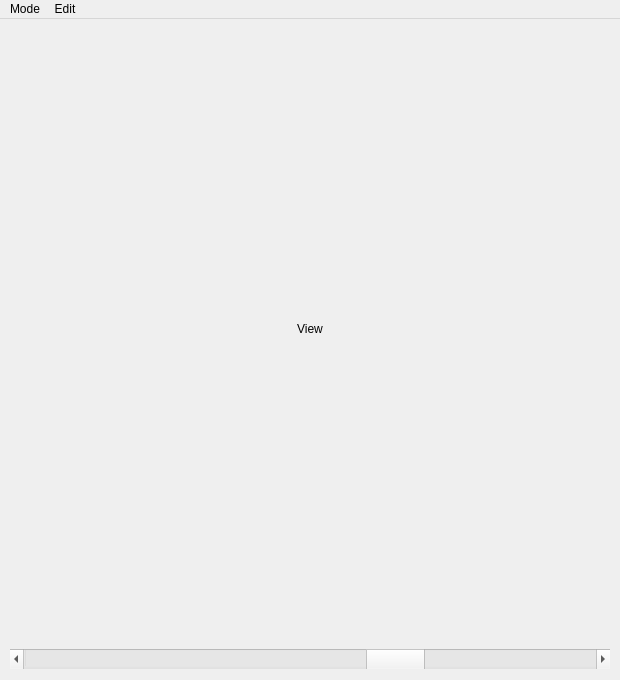
<?xml version="1.0" encoding="UTF-8"?>
<ui version="4.0">
 <class>ObjectTrajectory</class>
 <widget class="QMainWindow" name="ObjectTrajectory">
  <property name="geometry">
   <rect>
    <x>0</x>
    <y>0</y>
    <width>620</width>
    <height>680</height>
   </rect>
  </property>
  <property name="minimumSize">
   <size>
    <width>620</width>
    <height>680</height>
   </size>
  </property>
  <property name="maximumSize">
   <size>
    <width>620</width>
    <height>680</height>
   </size>
  </property>
  <property name="windowTitle">
   <string>Object Trajectory</string>
  </property>
  <property name="windowIcon">
   <iconset resource="image.qrc">
    <normaloff>:/Image/Image/logo.PNG</normaloff>:/Image/Image/logo.PNG</iconset>
  </property>
  <widget class="QWidget" name="centralwidget">
   <widget class="QLabel" name="LB_View">
    <property name="geometry">
     <rect>
      <x>10</x>
      <y>10</y>
      <width>600</width>
      <height>600</height>
     </rect>
    </property>
    <property name="minimumSize">
     <size>
      <width>600</width>
      <height>600</height>
     </size>
    </property>
    <property name="maximumSize">
     <size>
      <width>600</width>
      <height>600</height>
     </size>
    </property>
    <property name="text">
     <string>View</string>
    </property>
    <property name="alignment">
     <set>Qt::AlignCenter</set>
    </property>
   </widget>
   <widget class="QScrollBar" name="HSB_Zoom">
    <property name="geometry">
     <rect>
      <x>10</x>
      <y>630</y>
      <width>600</width>
      <height>20</height>
     </rect>
    </property>
    <property name="maximum">
     <number>9</number>
    </property>
    <property name="pageStep">
     <number>1</number>
    </property>
    <property name="value">
     <number>6</number>
    </property>
    <property name="orientation">
     <enum>Qt::Horizontal</enum>
    </property>
   </widget>
  </widget>
  <widget class="QMenuBar" name="menubar">
   <property name="geometry">
    <rect>
     <x>0</x>
     <y>0</y>
     <width>620</width>
     <height>20</height>
    </rect>
   </property>
   <widget class="QMenu" name="menuMode">
    <property name="title">
     <string>Mode</string>
    </property>
    <addaction name="AC_Basic"/>
    <addaction name="separator"/>
    <addaction name="AC_Trajectory"/>
    <addaction name="separator"/>
    <addaction name="AC_Automatic_Clustering"/>
    <addaction name="AC_RBNN"/>
    <addaction name="AC_BLOB"/>
    <addaction name="AC_S_CCL"/>
    <addaction name="separator"/>
    <addaction name="AC_K_NN"/>
   </widget>
   <widget class="QMenu" name="menuEdit">
    <property name="title">
     <string>Edit</string>
    </property>
    <addaction name="AC_Start"/>
    <addaction name="AC_Stop"/>
   </widget>
   <addaction name="menuMode"/>
   <addaction name="menuEdit"/>
  </widget>
  <action name="AC_BLOB">
   <property name="checkable">
    <bool>true</bool>
   </property>
   <property name="text">
    <string>BLOB</string>
   </property>
   <property name="shortcut">
    <string>Ctrl+3</string>
   </property>
  </action>
  <action name="AC_K_NN">
   <property name="checkable">
    <bool>true</bool>
   </property>
   <property name="text">
    <string>K-NN</string>
   </property>
   <property name="toolTip">
    <string>K-NN</string>
   </property>
   <property name="shortcut">
    <string>Ctrl+4</string>
   </property>
  </action>
  <action name="AC_Basic">
   <property name="checkable">
    <bool>true</bool>
   </property>
   <property name="checked">
    <bool>true</bool>
   </property>
   <property name="text">
    <string>Basic</string>
   </property>
   <property name="shortcut">
    <string>Ctrl+1</string>
   </property>
  </action>
  <action name="AC_Trajectory">
   <property name="checkable">
    <bool>true</bool>
   </property>
   <property name="checked">
    <bool>false</bool>
   </property>
   <property name="text">
    <string>Trajectory</string>
   </property>
   <property name="shortcut">
    <string>Ctrl+2</string>
   </property>
  </action>
  <action name="AC_Start">
   <property name="text">
    <string>Start</string>
   </property>
   <property name="shortcut">
    <string>Ctrl+F5</string>
   </property>
  </action>
  <action name="AC_Stop">
   <property name="text">
    <string>Stop</string>
   </property>
   <property name="shortcut">
    <string>Ctrl+F6</string>
   </property>
  </action>
  <action name="AC_S_CCL">
   <property name="checkable">
    <bool>true</bool>
   </property>
   <property name="text">
    <string>S-CCL</string>
   </property>
   <property name="shortcut">
    <string>Ctrl+5</string>
   </property>
  </action>
  <action name="AC_RBNN">
   <property name="checkable">
    <bool>true</bool>
   </property>
   <property name="text">
    <string>RBNN</string>
   </property>
   <property name="shortcut">
    <string>Ctrl+6</string>
   </property>
  </action>
  <action name="AC_Automatic_Clustering">
   <property name="checkable">
    <bool>true</bool>
   </property>
   <property name="text">
    <string>Automatic Clustering</string>
   </property>
  </action>
 </widget>
 <resources>
  <include location="image.qrc"/>
 </resources>
 <connections/>
</ui>
